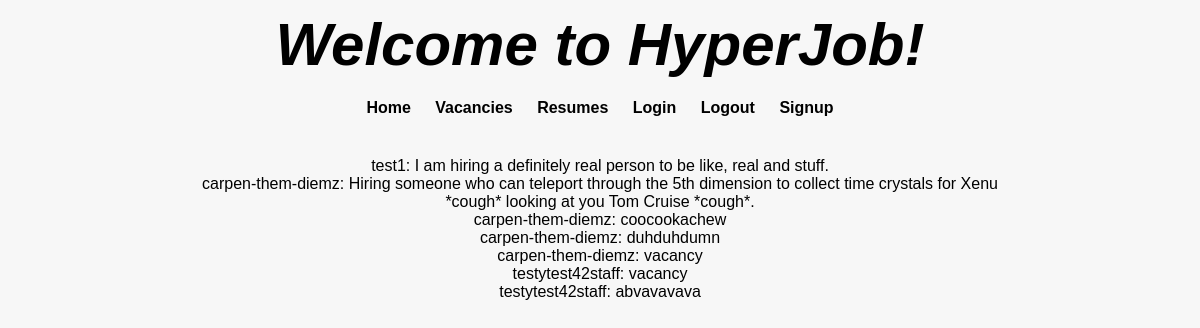
Page /vacancies/ on the committed database.
### vacancy/models.py (models this page shows)
class Vacancy(models.Model):
    description = models.TextField(max_length=1024)
    author = models.ForeignKey(User, on_delete=models.CASCADE)

### vacancy/views.py (the view, shortened to what this page needs)
# urls.py: path('', VacancyView.home, name='home'),
class VacancyView(View):
    @staticmethod
    def get(request):
        vacancies = Vacancy.objects.all()
        return render(request, 'vacancies.html', context={'vacancies': vacancies})

### HyperJob-Django-Project/vacancy/templates/vacancies.html (shortened to what this page needs)
{% extends 'menu.html' %}
{% load static %}
        {% block content %}
        {% for vacancy in vacancies %}
        <div>
            {{ vacancy.author.username }}: {{ vacancy.description }}
        </div>
        {% endfor %}
        {% endblock %}

### HyperJob-Django-Project/vacancy/templates/menu.html (shortened to what this page needs)
{% load static %}
<!DOCTYPE html>
<html lang="en">
<head>
    <link rel="stylesheet" href="{% static 'css/styles.css' %}">
</head>
<header class="menu-header">
    <h1><b><em>Welcome to HyperJob!</em></b></h1>
    <a class="menu" href='/home'>Home</a>
    <a class="menu" href='/vacancies'>Vacancies</a>
    <a class="menu" href='/resumes'>Resumes</a>
    <a class="menu" href='/login'>Login</a>
    <a class="menu" href='/logout'>Logout</a>
    <a class="menu" href='/signup'>Signup</a>
</header>
<body>
    <main>
        {% block content %}{% endblock %}
    </main>
</body>
</html>

### HyperJob-Django-Project/static/css/styles.css (style rules this page uses)
body, h1, h2, h3, p, a, form { margin: 0; padding: 0; }
body { font-family: Arial, sans-serif; background-color: #f7f7f7; }
.menu-header { text-align: center; }
.menu-header h1 { font-size: 60px; font-weight: bold; margin-bottom: 15px; margin-top: 10px; }
.menu-header .menu { display: inline-block; color: black; font-weight: bold; text-decoration: none; margin: 5px auto; margin-right: 10px; margin-left: 10px; margin-bottom: 20px; }
main { padding: 20px; max-width: 800px; margin: 0 auto; text-align: center; }

### rows in the picture
Vacancy: author.username "test1", description "I am hiring a definitely real person to be like, real and stuff."
Vacancy: author.username "carpen-them-diemz", description "Hiring someone who can teleport through the 5th dimension to collect time crystals for Xenu *cough* looking at you Tom Cruise *cough*."
Vacancy: author.username "carpen-them-diemz", description "coocookachew"
Vacancy: author.username "carpen-them-diemz", description "duhduhdumn"
Vacancy: author.username "carpen-them-diemz", description "vacancy"
Vacancy: author.username "testytest42staff", description "vacancy"
Vacancy: author.username "testytest42staff", description "abvavavava"
